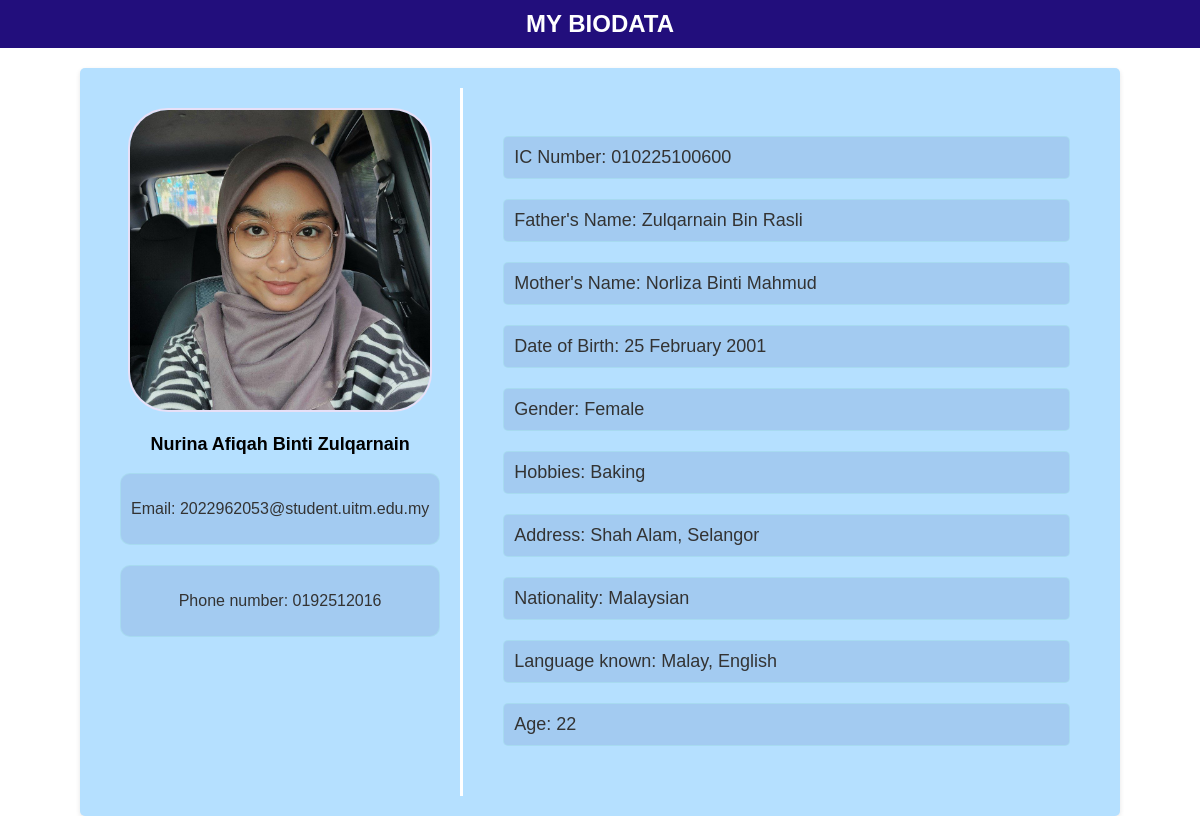
The page / on the database its author committed.
### tables this page shows
CREATE TABLE `nurina` (
  `ic` varchar(255) NOT NULL,
  `name` varchar(255) NOT NULL,
  `father` varchar(255) NOT NULL,
  `mother` varchar(255) NOT NULL,
  `dob` varchar(255) NOT NULL,
  `age` int(255) NOT NULL,
  `address` varchar(255) NOT NULL,
  `nationality` varchar(255) NOT NULL,
  `languageknown` varchar(255) NOT NULL,
  `phone` varchar(255) NOT NULL,
  `hobby` varchar(255) NOT NULL,
  `gender` varchar(255) NOT NULL,
  `email` varchar(255) NOT NULL,
  `images` varchar(255) NOT NULL
);

### action.php (called while the page is built, shortened)
<?php
    $dbHost = "localhost";
    $dbUser = "root";
    $dbPass = "";
    $dbName = "profile";
    $conn = mysqli_connect($dbHost, $dbUser, $dbPass, $dbName);
    $sql = "SELECT * FROM nurina";
    $result = mysqli_query($conn, $sql);
    if (mysqli_num_rows($result) > 0) {
        while ($row = mysqli_fetch_assoc($result)) {
            $ic = $row["ic"];
            $name = $row["name"];
            $father = $row["father"];
            $mother = $row["mother"];
            $address = $row["address"];
            $phone = $row["phone"];
            $hobby = $row["hobby"];
            $age = $row["age"];
            $gender = $row["gender"];
            $email = $row["email"];
            $images = $row["images"];
            $dob = $row["dob"];
            $languageknown = $row["languageknown"];
            $nationality = $row["nationality"];
        }
    } else {
        echo "No records found";
    }
    ?>

### index.php (the view, shortened to what this page needs)
<!doctype html>
<html lang="en">
<head>
    <link rel="stylesheet" href="styles-desktop.css" media="screen and (min-width: 769px)">
    <link rel="stylesheet" href="styles-mobile.css" media="screen and (max-width: 768px)">
</head>
<body>
    <?php require('action.php'); ?>
    <header>
        <nav class="navbar">
            <div class="navbar-title">MY BIODATA</div>
        </nav>
    </header>
    <div class="container">
        <div class="left">
            <img class="image" src="<?php echo $images ?>" width="300" height="300">
            <h3><?php echo $name ?></h3>
            <div class="email">
                <p>Email: <?php echo $email ?></p>
            </div>
            <div class="phone">
            <p>Phone number: <?php echo $phone ?></p>
            </div>
        </div>
        <div class="column">
    <p class="info-line">IC Number: <?php echo $ic ?></p>
    <p class="info-line">Father's Name: <?php echo $father ?></p>
    <p class="info-line">Mother's Name: <?php echo $mother ?></p>
    <p class="info-line">Date of Birth: <?php echo $dob ?></p>
    <p class="info-line">Gender: <?php echo $gender ?></p>
    <p class="info-line">Hobbies: <?php echo $hobby ?></p>
    <p class="info-line">Address: <?php echo $address ?></p>
    <p class="info-line">Nationality: <?php echo $nationality ?></p>
    <p class="info-line">Language known: <?php echo $languageknown ?></p>
    <p class="info-line">Age: <?php echo $age ?></p>
</div>
    </div>
</body>
</html>

### styles-desktop.css (style rules this page uses)
body { font-family: Arial, sans-serif; background: #ffffff; margin: 0; padding: 0; color: #333; }
.container { max-width: 1000px; margin: 0 auto; background: #b5e0ff; box-shadow: 0 2px 5px rgba(0, 0, 0, 0.1); padding: 20px; border-radius: 5px; margin-top: 20px; display: flex; justify-content: space-between; }
.column { font-size: 18px; font-family: 'Trebuchet MS', 'Lucida Sans Unicode', 'Lucida Grande', 'Lucida Sans', Arial, sans-serif; flex: 50%; padding: 30px; padding-left: 40px; border-left: 3px solid #ffffff; box-sizing: border-box; }
.left { padding: 20px; text-align: center; }
.image { justify-items: center; border-radius: 40px; border: 2px solid #e8e0f7; }
.email { border: 1px solid rgba(171, 233, 239, 0.5); background-color: rgba(10, 19, 114, 0.1); border-radius: 10px; padding: 10px; transition: transform 0.3s; margin-bottom: 20px; }
.phone { border: 1px solid rgba(171, 233, 239, 0.5); background-color: rgba(10, 19, 114, 0.1); border-radius: 10px; padding: 10px; transition: transform 0.3s; }
.info-line { border: 1px solid rgba(171, 233, 239, 0.5); background-color: rgba(10, 19, 114, 0.1); border-radius: 5px; padding: 10px; transition: transform 0.3s; margin-bottom: 20px; }
.navbar { background-color: #220e7c; color: white; padding: 10px; text-align: center; }
.navbar-title { font-size: 24px; font-weight: bold; }
h3 { font-weight: bold; font-size: 18px; color: black; }

### styles-mobile.css (style rules this page uses)
body { font-family: Arial, sans-serif; background: #e8e0f7; margin: 0; padding: 0; }
header { background-color: #220e7c; color: white; text-align: center; padding: 20px; }
.container { max-width: 100%; background: #b5e0ff; box-shadow: 0 2px 5px rgba(0, 0, 0, 0.1); padding: 20px; border-radius: 5px; margin-top: 20px; display: flex; flex-direction: column; }
h3 { text-align: center; font-weight: bold; font-size: 18px; color: black; }
.image { margin: 0 auto; border-radius: 40px; border: 2px solid #e8e0f7; }
.left { padding: 20px; text-align: center; }
.column { border-top: 3px solid #fff; text-align: center; }
.email, .phone, .info-line { border: 1px solid rgba(171, 233, 239, 0.5); background-color: rgba(10, 19, 114, 0.1); border-radius: 10px; padding: 10px; margin-bottom: 20px; }

### rows shown on the page
nurina: images (picture), name "Nurina Afiqah Binti Zulqarnain", email "2022962053@student.uitm.edu.my", phone "0192512016", ic "010225100600", father "Zulqarnain Bin Rasli", mother "Norliza Binti Mahmud", dob "25 February 2001", gender "Female", hobby "Baking", address "Shah Alam, Selangor", nationality "Malaysian", languageknown "Malay, English", age "22"
